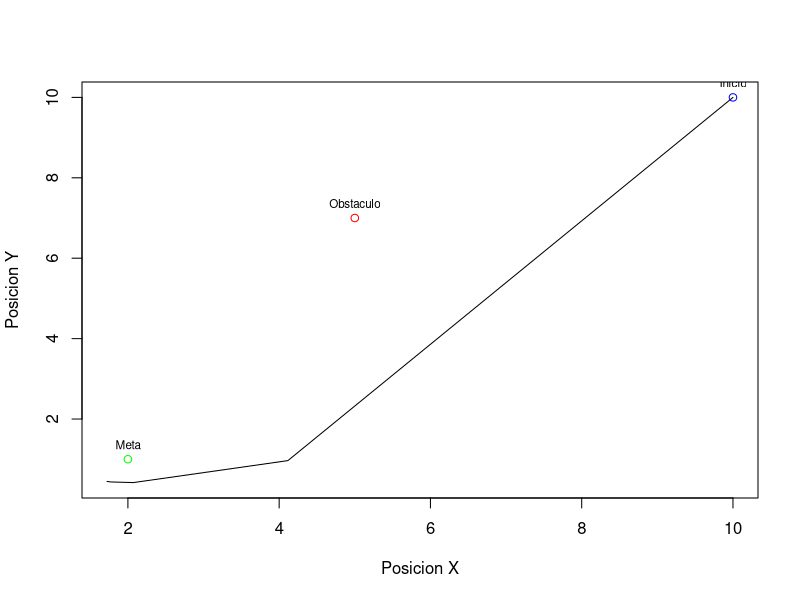

Recreate this plot in R.
library("deSolve")
#library("tseriesChaos")
#library("nonlinearTseries")

pathFinder <- function(Time, State, Pars) {
  with(as.list(c(State, Pars)), {
    #H = (x-xgoal)^2 + (y-ygoal)^2 + 10/(((1/c)*(x-xhazard))^2 + ((1/c)*(y-yhazard))^2 + 1/f)
    dx = -2*(-xgoal + x) + (20*(-xhazard + x))/(c^2*(f^(-1) + (-xhazard + x)^2/c^2 + (-yhazard + y)^2/c^2)^2)
    dy = -2*(-ygoal + y) + (20*(-yhazard + y))/(c^2*(f^(-1) + (-xhazard + x)^2/c^2 + (-yhazard + y)^2/c^2)^2)
    return(list(c(dx, dy)))
  })
}

xi = 10
yi = 10
xg = 2
yg = 1
xh = 5
yh = 7
c = 5
f = 30

pars  <- c(xgoal = xg,
          ygoal = yg,
          xhazard = xh,
          yhazard = yh,
          c = c,
          f = f)
ini  <- c(x = xi, y = yi)
times <- seq(0, 20, by = 1)
out   <- ode(ini, times, pathFinder, pars, method = "adams")
#out   <- ode(ini, times, pathFinder, pars, method = "adams")
summary(out)

## Default plot method
plot(out[,"x"], out[, "y"], "l", xlab="Posicion X", ylab="Posicion Y")
points(xg, yg,col="green")
points(xi, yi,col="blue")
points(xh, yh,col="red")

xs=c(xg,xi,xh)
ys=c(yg,yi,yh)
lab=c("Meta","Inicio","Obstaculo")
text(xs, ys, labels=lab, cex= 0.7, pos=3)

#Exponente de Lyapunov
#output <-lyap_k(out[,"x"], m=2, d=2, ref=10, t=40, s=200, eps=4)
#lyap(output, 0.73, 2.47)
#plot(output)
